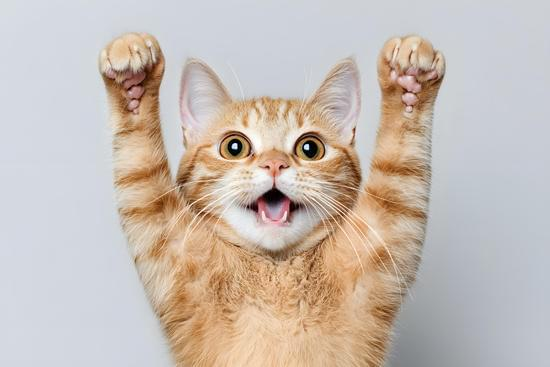
#> input picture cat.jpg, 550 x 367 px
$ jupyter execute --allow-errors lab1.ipynb
#> lines starting #> are read from the running program, lines starting #| are printed output that depends on the picture
## Лабораторна робота №1
Виконала: Ахламова Анна

#### Task 1

[cell 1]
import numpy as np
import matplotlib.pyplot as plt
import matplotlib.image as mpimg

[cell 2]
image_data = mpimg.imread('cat.jpg')
#> image_data is the input picture: shape (367, 550, 3); mean R, G, B 199.4, 187.9, 179.9
plt.imshow(image_data)

[cell 3]
def converter(img):
    height = len(img)
#> height = 367
    width = len(img[0])
#> width = 550
    points = []
    for y in range(height):
        for x in range(width):
            pixel = img[y][x]
            r = pixel[0]
            g = pixel[1]
            b = pixel[2]
            points.append([x, y, r, g, b])
#> after the loop, points = 201850 items
    return points
points = converter(image_data)
#> points = 201850 items
points = np.array(points, dtype=float)
points

Щоб не писати постійно один й той самий код для малювання графіку виносимо його в окрему функцію

[cell 4]
def convert_back(smth):
    x = smth[:, 0]
    y= smth[:, 1]
    colors = smth[:, 2:5]

    if colors.max() > 1.0:
        colors = colors / 255.0

    plt.scatter(x, -y, c=colors)
    plt.axis('equal')
    plt.show()
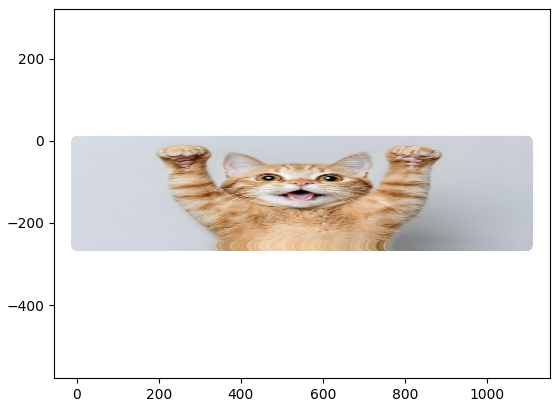
#> figure drawn by matplotlib, 1 panel

У функції `stretch` ми множимо саме на таку матрицю, тому що наша мета — розтягнути або звузити зображення вздовж осей `X і Y`. Для цього достатньо помножити координати кожної точки на потрібні коефіцієнти масштабування: `a для X та b для Y`. Так ми змінюємо розміри зображення без спотворення кольорів.

[cell 5]
def stretch(points, a, b):
    A = np.array([
        [a, 0, 0, 0, 0],
        [0, b, 0, 0, 0],
        [0, 0, 1, 0, 0],
        [0, 0, 0, 1, 0],
        [0, 0, 0, 0, 1],
    ], dtype=float)
    return points @ A

stretched = stretch(points, 2, 0.7)
stretched

[cell 6]
convert_image=convert_back(stretched)

 У функції `shear` ми множимо точки на матрицю, яка змінює одну координату пропорційно іншій. Це створює ефект нахилу: кожен рядок або стовпець зображення зміщується на певну величину залежно від параметрів `a` та `b`.
Перший рядок матриці `[1, a]` задає формулу `x' = 1·x + a·y`, а другий `[b, 1]` — формулу `y' = b·x + 1·y`.

[cell 7]
def shear(points, a, b):
    A = np.array([
        [1, a, 0, 0, 0],
        [b, 1, 0, 0, 0],
        [0, 0, 1, 0, 0],
        [0, 0, 0, 1, 0],
        [0, 0, 0, 0, 1],
    ], dtype=float)
    return points @ A

shearted = shear(points, 0.5, 0)
shearted

[cell 8]
shearted_image=convert_back(shearted)
#> in convert_back (call 2), `plt.show()`:
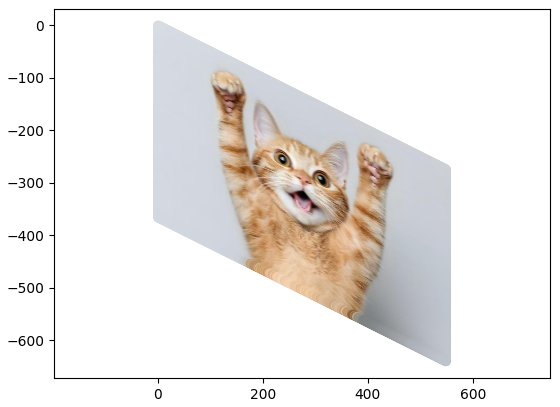
#> figure drawn by matplotlib, 1 panel

У функції `rotation` точки множаться на матрицю обертання, яка повертає зображення на заданий кут `teta`. Перший рядок `[cos(θ), -sin(θ)] `обчислює нове значення `x' = x·cos(θ) - y·sin(θ)`, а другий `[sin(θ), cos(θ)] — y' = x·sin(θ) + y·cos(θ)`; кольори при цьому не змінюються. (для мене: формули обертання беруться з рівняння кола та тригонометричних співвідношень. Під час повороту точка рухається по колу навколо початку координат, тому нові координати x' і y' виражаються через cos(θ) і sin(θ), що описують кут повороту.)

[cell 9]
def rotation(points, teta):
    teta = np.deg2rad(teta)
    A = np.array([
        [np.cos(teta), -np.sin(teta), 0, 0, 0],
        [np.sin(teta), np.cos(teta), 0, 0, 0],
        [0, 0, 1, 0, 0],
        [0, 0, 0, 1, 0],
        [0, 0, 0, 0, 1],
    ], dtype=float)
    return points @ A

rot = rotation(points, 45)
rot

[cell 10]
rotated_image=convert_back(rot)
#> in convert_back (call 3), `plt.show()`:
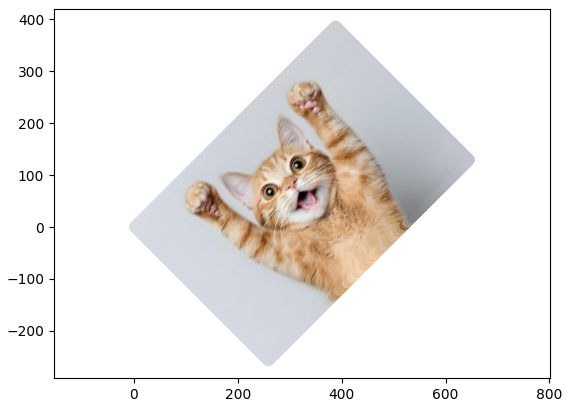
#> figure drawn by matplotlib, 1 panel

У функції `reflection` точки множаться на матрицю, яка виконує відображення відносно прямої, що проходить через `початок координат`. Вектор `(a, b)` задає напрям цієї прямої, а формули в матриці забезпечують симетричне віддзеркалення точок по цій лінії.

[cell 11]
def reflection(points, a, b):
    A2 = np.array([
        [a**2 - b**2, 2*a*b],
        [2*a*b, b**2 - a**2]
    ], dtype=float) / (a**2 + b**2)
    A = np.array([
        [A2[0,0], A2[0,1], 0, 0, 0],
        [A2[1,0], A2[1,1], 0, 0, 0],
        [0, 0, 1, 0, 0],
        [0, 0, 0, 1, 0],
        [0, 0, 0, 0, 1],
    ], dtype=float)
    return points @ A

ref = reflection(points, 1, -1)
ref

[cell 12]
reflected_image=convert_back(ref)
#> in convert_back (call 4), `plt.show()`:
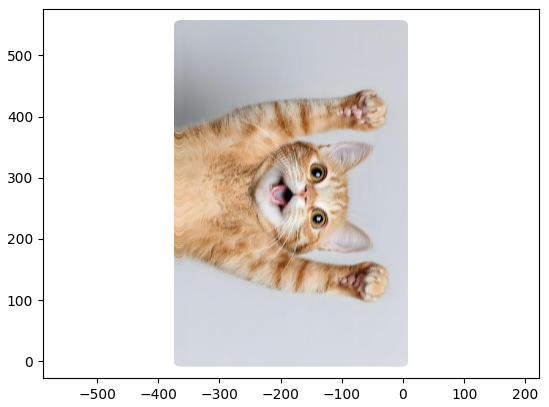
#> figure drawn by matplotlib, 1 panel

#### Task 2

[cell 13]
def art_axes(ax, points):
    x = points[:, 0]
    y = points[:, 1]
    colors = points[:, 2:5]
    if colors.max() > 1.0:
        colors = colors / 255.0
    ax.scatter(x, -y, c=colors, s=1)
    ax.axis('equal')


fig, axes = plt.subplots(1, 3, figsize=(10, 4)) # sharex=True, sharey=True команди щоб зробити однакову шкалу по x and y

rot_shear         = rotation(shearted, 45)
rot_shear_stretch = stretch(rot_shear, 2.0, 0.7)
art_axes(axes[0], rot_shear_stretch)
axes[0].set_title("shear → rotation → stretch")

shear_rotation    = shear(rot, 0.5, 0)
stretch_shear_rot = stretch(shear_rotation, 2.0, 0.7)
art_axes(axes[1], stretch_shear_rot)
axes[1].set_title("rotation → shear → stretch")

stretched_rot     = stretch(rot, 2.0, 0.7)
shear_stretch_rot = shear(stretched_rot, 0.5, 0)
art_axes(axes[2], shear_stretch_rot)
axes[2].set_title("rotation → stretch → shear")

plt.tight_layout()
plt.show()
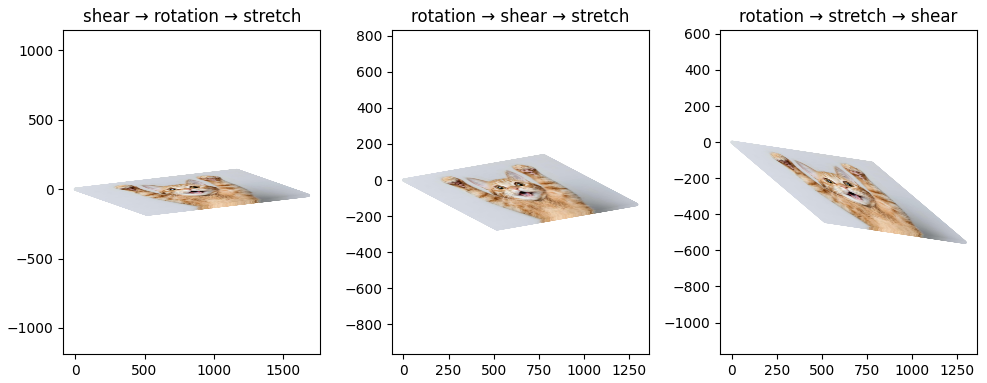
#> figure drawn by matplotlib, 3 panels
